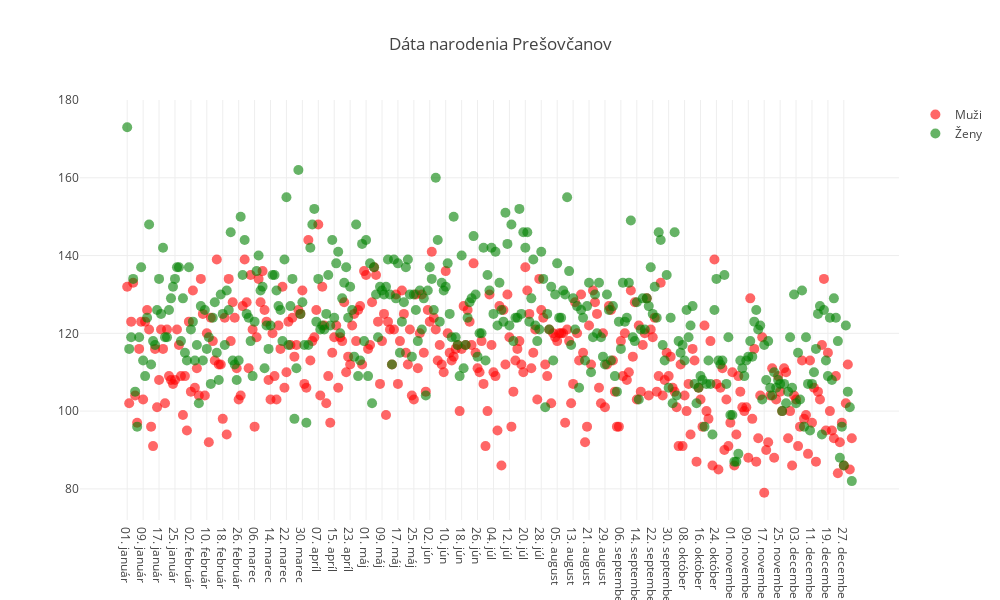

Notebook code for this chart:
### Code cell
fig = go.Figure(layout={'width':1000, 'height':600, "title": "Dáta narodenia Prešovčanov"})
fig.add_scatter(x=NarMuz['Deň'],
                y=NarMuz['Počet'],
                mode='markers',
                name = "Muži",
                marker={'size': 10,
                        'color': 'red',
                        'opacity': 0.6,
                       });
fig.add_scatter(x=NarZen['Deň'],
                y=NarZen['Počet'],
                mode='markers',
                name="Ženy",
                marker={'size': 10,
                        'color': 'green',
                        'opacity': 0.6,
                       });

iplot(fig)

### Figure 1 — Plotly figure (JSON) as saved in the notebook; plotly's stock layout.template omitted (floating-point values rounded to 4 significant figures; data arrays with more than 128 entries replaced by an {"elided": "..."} marker saying what was removed)
{"data": [{"marker": {"color": "red", "opacity": 0.6, "size": 10}, "mode": "markers", "name": "Muži", "type": "scatter", "uid": "fcdec0a8-d46f-11e8-8b04-00163e1b6ae5", "x": {"elided": "365 str values"}, "y": {"elided": "365 int values"}}, {"marker": {"color": "green", "opacity": 0.6, "size": 10}, "mode": "markers", "name": "Ženy", "type": "scatter", "uid": "fce1706e-d46f-11e8-8b04-00163e1b6ae5", "x": {"elided": "365 str values"}, "y": {"elided": "365 int values"}}], "layout": {"height": 600, "title": "Dáta narodenia Prešovčanov", "width": 1000}}
